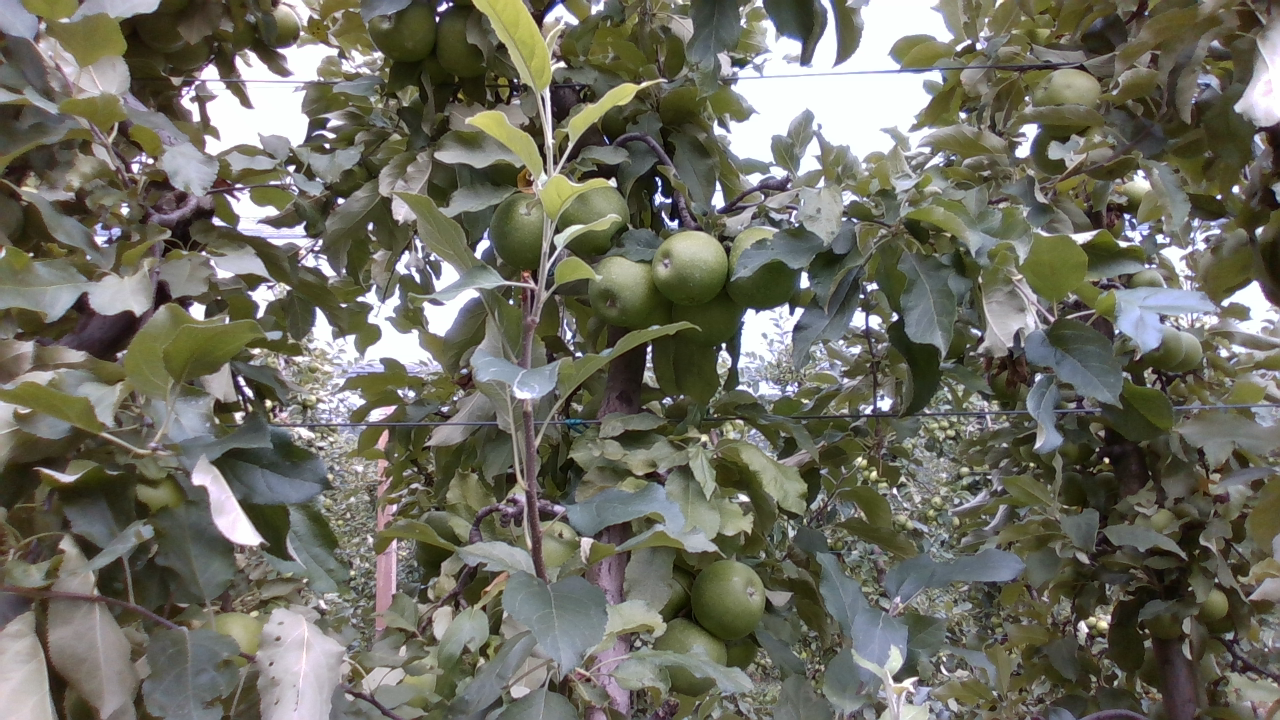
#> input picture sample_images/images/4.png, 1280 x 720 px, given in place of images, which was not available
$ jupyter execute nonDL_approach.ipynb
#> lines starting #> are read from the running program, lines starting #| are printed output that depends on the picture; pictures that were not available may be replaced by others from this repository, and a replacement may not be noted
[cell 1]
import cv2
import numpy as np
import matplotlib.pyplot as plt
from sklearn.cluster import KMeans
import os

[cell 2]
def load_images_from_folder(folder):
#> called with folder = 'sample_images/'
    images = []
    for filename in os.listdir(folder):
        img = cv2.imread(os.path.join(folder, filename))
#> img is the input picture: shape (720, 1280, 3); mean B, G, R 96.9, 109.1, 110
        if img is not None:
            images.append(img)
    return images

def process_image(image):
    gray = cv2.cvtColor(image, cv2.COLOR_BGR2GRAY)
    edges = cv2.Canny(gray, 100, 200) # EdgeDetection
    return edges

def find_centers(edges):
    contours, _ = cv2.findContours(edges, cv2.RETR_EXTERNAL, cv2.CHAIN_APPROX_SIMPLE)
    centers = []
    for contour in contours:
        if cv2.contourArea(contour) > 100:
            M = cv2.moments(contour)
            if M["m00"] != 0:
                cX = int(M["m10"] / M["m00"])
                cY = int(M["m01"] / M["m00"])
                centers.append((cX, cY))
    return centers

def visualize_results(image, centers):
    for center in centers:
        cv2.circle(image, center, 5, (0, 255, 0), -1)
    plt.imshow(cv2.cvtColor(image, cv2.COLOR_BGR2RGB))
    plt.axis('off')
    plt.show()

[cell 3]
folder_path = 'sample_images/'
images = load_images_from_folder(folder_path)
#> images = 1 item

for img in images:
    edges = process_image(img)
    centers = find_centers(edges)
    visualize_results(img, centers)
#> this loop made 1 pass
#> pass 1, in process_image, `edges = cv2.Canny(gray, 100, 200)`:
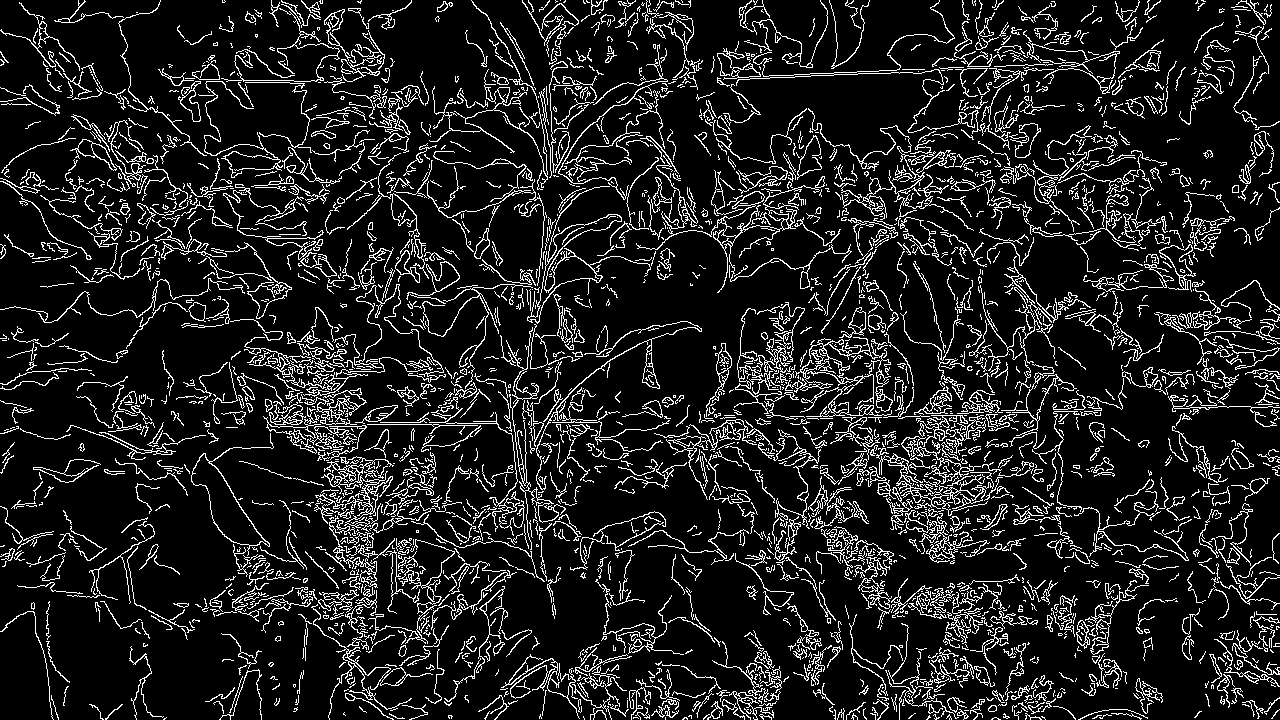
#> edges: shape (720, 1280); 12.2% white in thin lines or dots

[cell 4]
import cv2

# Read images
img_hv_ls = cv2.imread('sample_images/images/3.JPG')
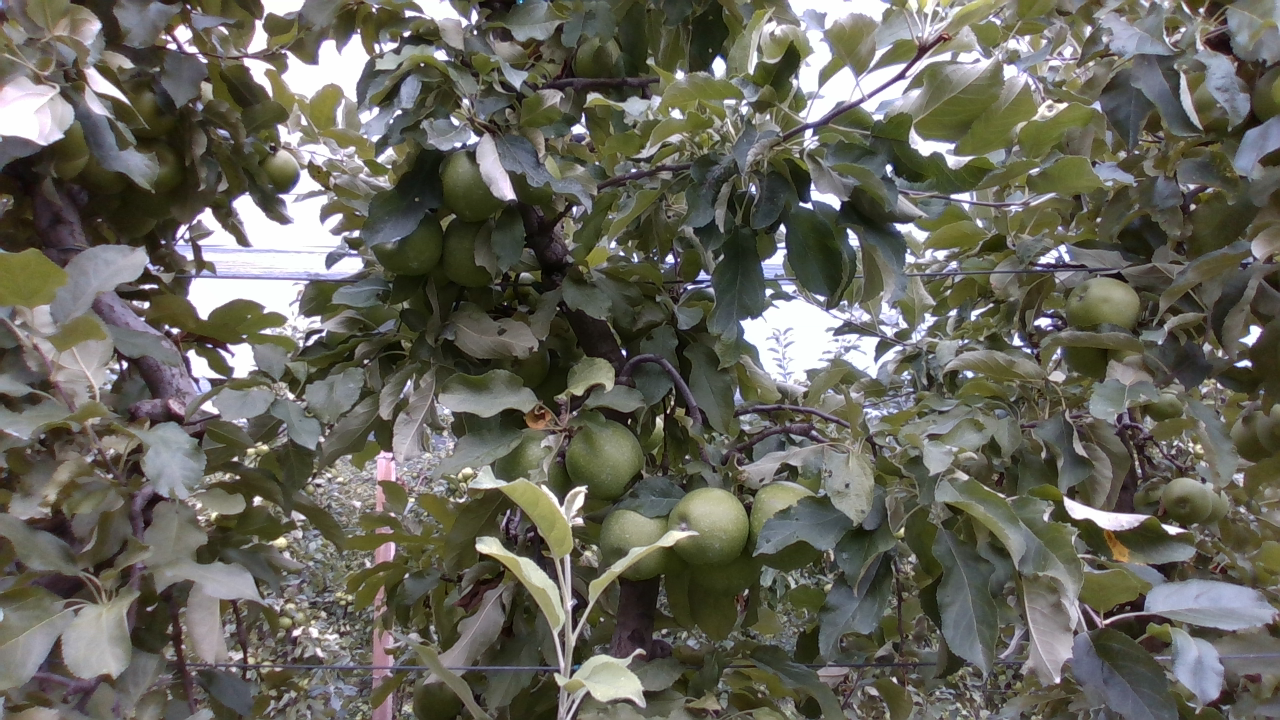
#> input picture sample_images/images/5.png, 1280 x 720 px, given in place of 3.JPG, which was not available
#> img_hv_ls is the input picture: shape (720, 1280, 3); mean B, G, R 90.7, 101, 102.3
img_lv_hs = cv2.imread('sample_images/images/6.png')
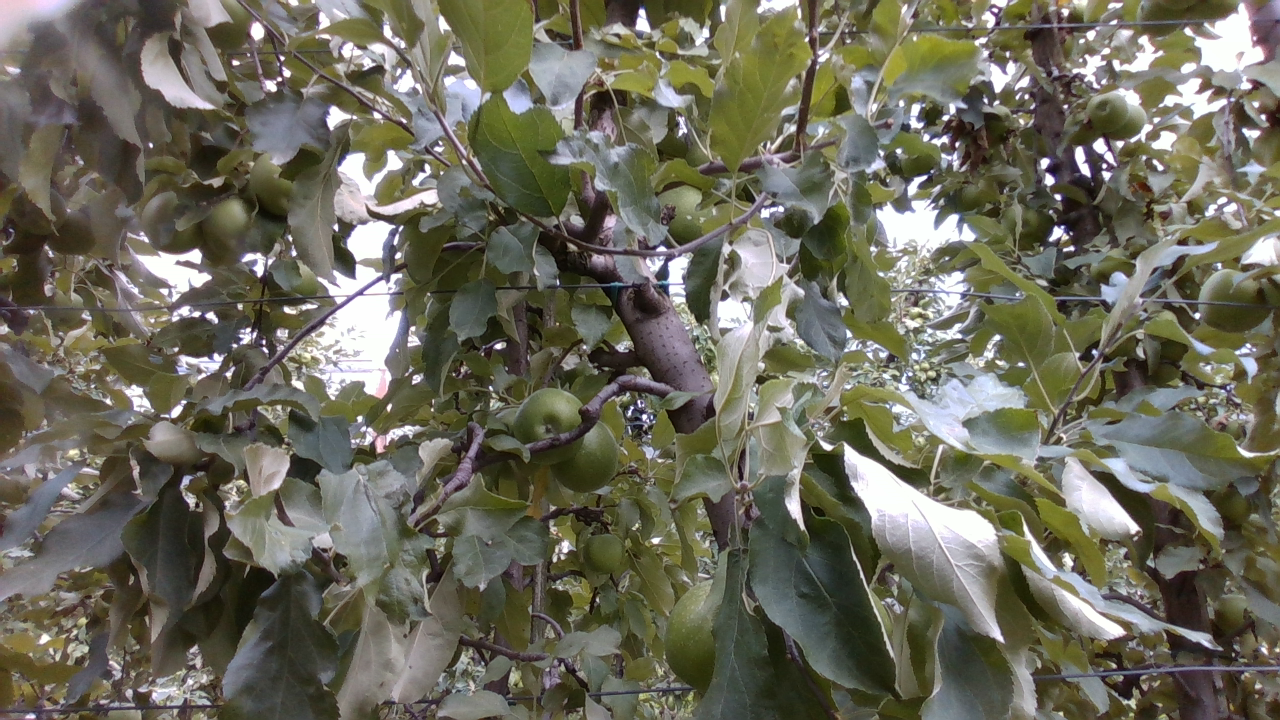
#> input picture sample_images/images/6.png, 1280 x 720 px
#> img_lv_hs is the input picture: shape (720, 1280, 3); mean B, G, R 90.7, 105.7, 107.6

# Calculate means in HSV color space
mean_hv_ls = cv2.mean(cv2.cvtColor(img_hv_ls, cv2.COLOR_BGR2HSV))
#> mean_hv_ls = (55.2, 59.92, 106.1, 0)
mean_lv_hs = cv2.mean(cv2.cvtColor(img_lv_hs, cv2.COLOR_BGR2HSV))
#> mean_lv_hs = (50.08, 65.15, 110.7, 0)

# Put information on images
font = cv2.FONT_HERSHEY_DUPLEX
cv2.putText(img_hv_ls, 'Mean brightness: ' + '{:.4f}'.format(mean_hv_ls[2]/255), (10, 30), font, 1, (0, 0, 0), 1)
cv2.putText(img_hv_ls, 'Mean saturation: ' + '{:.4f}'.format(mean_hv_ls[1]/255), (10, 60), font, 1, (0, 0, 0), 1)
cv2.putText(img_lv_hs, 'Mean brightness: ' + '{:.4f}'.format(mean_lv_hs[2]/255), (10, 30), font, 1, (255, 255, 255), 1)
cv2.putText(img_lv_hs, 'Mean saturation: ' + '{:.4f}'.format(mean_lv_hs[1]/255), (10, 60), font, 1, (255, 255, 255), 1)
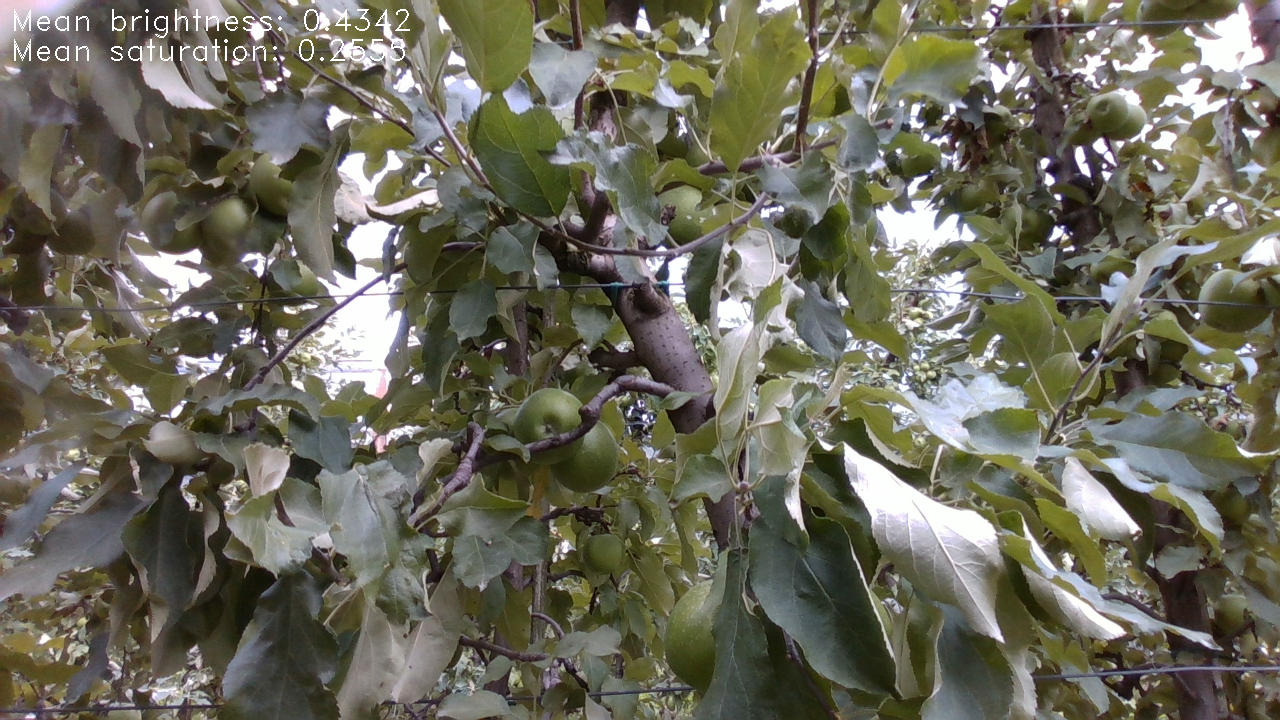
#> img_lv_hs: shape (720, 1280, 3); mean B, G, R 91.2, 106.2, 108

cv2.imshow('High brightness, low saturation', img_hv_ls)
cv2.imshow('Low brightness, high saturation', img_lv_hs)
cv2.waitKey(0)
cv2.destroyAllWindows()
